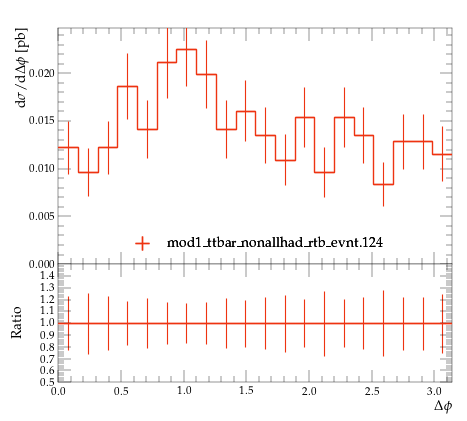

This chart was generated by the following Python code:
#! /usr/bin/env python

# This Python script was auto-generated using YODA v2.0.2.
# Analysis object: /MC_TTBAR/onelep_jetl_1_jetl_2_dphi
# Timestamp: 07-08-2026 (10:19:45)

import matplotlib as mpl
import matplotlib.pyplot as plt
mpl.use('Agg') # comment out for interactive use
import os
import numpy as np

plotDir = os.path.split(os.path.realpath(__file__))[0]
if 'YODA_USER_PLOT_PATH' in globals():
    plot_outdir = globals()['YODA_USER_PLOT_PATH']
else:
    plot_outdir = plotDir

#plot style
plt.style.use(os.path.join(plotDir, '../default.mplstyle'))
# plot metadata
figW, figH = plt.rcParams['figure.figsize']
ax_xLabel = r'$\Delta \phi$'
ax_yLabel = r'$\mathrm{d}\sigma/\mathrm{d}\Delta \phi$ [pb]'
ax_title  = r''
ax_xScale = 'linear'
ax_yScale = 'linear'
xLims = (0.0, 3.141593)
yLims = (0.0, 0.024751738000000002)

# TeX-friendly labels for the legend
labels = {
    'legend' : ([ r"mod1\_ttbar\_nonallhad\_rtb\_evnt.124" ], r""),
}

# Adjust canvas width and height
canvasW = 10.0
canvasH = 9.0
figW *= canvasW/10.
figH *= canvasH/9.

# Create figure and axis objects
fig, (ax, ratio0_ax) = plt.subplots(2, 1, sharex=True,
                  figsize=(figW,figH), gridspec_kw={'height_ratios': (6.0, 3.0)})

# Set figure margins
plt.subplots_adjust(
    left   = 1.0 * plt.rcParams['figure.subplot.left'],
    right  = 1.0 * plt.rcParams['figure.subplot.right'],
    top    = 1.0 * plt.rcParams['figure.subplot.top'],
    bottom = 1.0 * plt.rcParams['figure.subplot.bottom'])

ratio0_ax.yaxis.set_major_locator(mpl.ticker.MultipleLocator(0.1))
ratio0_ax.set_ylim(0.5, 1.4999)
ratio0_ax.set_ylabel('Ratio')

# the numerical data is stored in a separate file
dataf = dict()
prefix = os.path.split(__file__)[0]
if prefix:    prefix = prefix + '/'
exec(open(prefix+'onelep_jetl_1_jetl_2_dphi__data.py').read(), dataf)


legend_handles = dict() # keep track of handles for the legend

# style options for curves
# starts at zorder>=5 to draw curve on top of legend
styles = {
  'mod1_ttbar_nonallhad_rtb_evnt.124.yoda.gz': {
    'color' : '#EE3311',
    'linestyle' : '-',
    'linewidth' : 1,
    'marker' : 'none',
    'markersize' : 2,
    'capsize' : 0.0,
    'zorder' : 5,
    'histstyle' : 1,
    'drawstyle' : 'steps-pre',
    'xerrorbars' : 1,
    'yerrorbars' : 1,
    'fillcolor' : None,
    'fillopacity' : 1.0,
    'ratio0_linestyle' : '-',
    'ratio0_linewidth' : 1,
    'ratio0_marker' : 'none',
    'ratio0_markersize' : 2,
    'ratio0_capsize' : 0.0,
    'ratio0_zorder' : 5,
    'ratio0_histstyle' : 1,
    'ratio0_drawstyle' : 'steps-pre',
    'ratio0_xerrorbars' : 1,
    'ratio0_yerrorbars' : 1,
  },
}

# curve from input yoda files in main panel
for label, yvals in dataf['yvals'].items():
    if all(np.isnan(v) for v in dataf['yvals'][label]):
        continue
    tmp = None
    if styles[label]['histstyle']: # draw as histogram
        xpos = dataf['xedges'][label] if styles[label]['drawstyle'] else dataf['xpoints'][label]
        ypos = np.insert(yvals, 0, yvals[0]) if styles[label]['drawstyle'] else yvals
        if styles[label]['fillcolor']: # fill area below curve
            ax.fill_between(xpos, ypos, step='pre',
                            color=styles[label]['fillcolor'],
                            alpha=styles[label]['fillopacity'])
        tmp, = ax.plot(xpos, ypos,
                       color=styles[label]['color'],
                       linestyle=styles[label]['linestyle'],
                       linewidth=styles[label]['linewidth'],
                       drawstyle=styles[label]['drawstyle'], solid_joinstyle='miter',
                       zorder=styles[label]['zorder'], label=label)
    tmp = ax.errorbar(dataf['xpoints'][label], yvals,
                      xerr=np.array(dataf['xerrs'][label])*styles[label]['xerrorbars'],
                      yerr=np.array(dataf['yerrs'][label])*styles[label]['yerrorbars'],
                      fmt=styles[label]['marker'], capsize=styles[label]['capsize'],
                      markersize=styles[label]['markersize'],
                      ecolor=styles[label]['color'],
                      color=styles[label]['color'], zorder=styles[label]['zorder'])
    tmp[-1][0].set_linestyle(styles[label]['linestyle'])
    tmp[-1][0].set_linewidth(styles[label]['linewidth'])
    if label in dataf['add_legend_handle']:  legend_handles[label] = tmp
    for varLabel in dataf['variation_yvals'].keys():
        if varLabel.startswith(label):
            tmp, = ax.plot(dataf['xedges'][label], dataf['variation_yvals'][varLabel],
                           color=styles[label]['color'],
                           linestyle=styles[label]['linestyle'],
                           linewidth=styles[label]['linewidth'],
                           drawstyle='steps-pre', solid_joinstyle='miter',
                           zorder=styles[label]['zorder'], alpha=0.5)


# plots on ratio panel
# curve from input yoda files in ratio panel
for label, yvals in dataf['ratio0_yvals'].items():
    if all(np.isnan(v) for v in yvals):
        continue
    if styles[label]['ratio0_histstyle']: # plot as histogram
        xpos = dataf['xedges']['mod1_ttbar_nonallhad_rtb_evnt.124.yoda.gz'] if styles[label]['ratio0_drawstyle'] else dataf['xpoints']['mod1_ttbar_nonallhad_rtb_evnt.124.yoda.gz']
        ypos = np.insert(yvals, 0, yvals[0]) if styles[label]['ratio0_drawstyle'] else yvals
        ratio0_ax.plot(xpos, ypos,
                       color=styles[label]['color'],
                       linewidth=styles[label]['linewidth'],
                       linestyle=styles[label]['ratio0_linestyle'],
                       drawstyle=styles[label]['ratio0_drawstyle'], zorder=styles[label]['zorder'],
                       solid_joinstyle='miter')
    tmp = ratio0_ax.errorbar(dataf['xpoints']['mod1_ttbar_nonallhad_rtb_evnt.124.yoda.gz'], yvals,
                             xerr=np.array(dataf['ref_xerrs'])*styles[label]['ratio0_xerrorbars'],
                             yerr=np.array(dataf['ratio0_yerrs'][label])*styles[label]['ratio0_yerrorbars'],
                             fmt=styles[label]['ratio0_marker'], capsize=styles[label]['ratio0_capsize'],
                             markersize=styles[label]['ratio0_markersize'],
                             ecolor=styles[label]['color'],
                             color=styles[label]['color'])
    tmp[-1][0].set_linestyle(styles[label]['ratio0_linestyle'])
    tmp[-1][0].set_linewidth(styles[label]['ratio0_linewidth'])

    for varlabel in dataf['ratio0_variation_vals'].keys():
        if varlabel.startswith(label):
            ratio0_ax.plot(dataf['xedges']['mod1_ttbar_nonallhad_rtb_evnt.124.yoda.gz'],
                            dataf['ratio0_variation_vals'][varlabel],
                            color=styles[label]['color'],
                            linestyle=styles[label]['linestyle'],
                            linewidth=styles[label]['linewidth'],
                            drawstyle='steps-pre', solid_joinstyle='miter',
                            zorder=1, alpha=0.5)

legend_items = list(legend_handles.values())
ax.add_artist(ax.legend(legend_items,
                        labels['legend'][0],
                        title=labels['legend'][1],
                        alignment='left',
                        loc='lower center',
                        bbox_to_anchor=(0.5, 0.0)))

# set plot metadata as defined above
ratio0_ax.set_xlabel(ax_xLabel)
ratio0_ax.xaxis.set_label_coords(1., -0.15)
ax.set_ylabel(ax_yLabel, ha='right', va='top')
ax.yaxis.set_label_coords(-0.11, 1.0)
ax.set_title(ax_title, loc='left')
ax.set_xscale(ax_xScale)
ax.set_yscale(ax_yScale)
ax.set_xlim(xLims)
ax.set_ylim(yLims)

# tick formatting
plt.rcParams['xtick.top'] = True
plt.rcParams['ytick.right'] = True
fig.align_ylabels((ax, ratio0_ax))
plt.savefig(os.path.join(plot_outdir, 'onelep_jetl_1_jetl_2_dphi.pdf'), format='PDF')
plt.savefig(os.path.join(plot_outdir, 'onelep_jetl_1_jetl_2_dphi.png'), format='PNG')

plt.close(fig)
